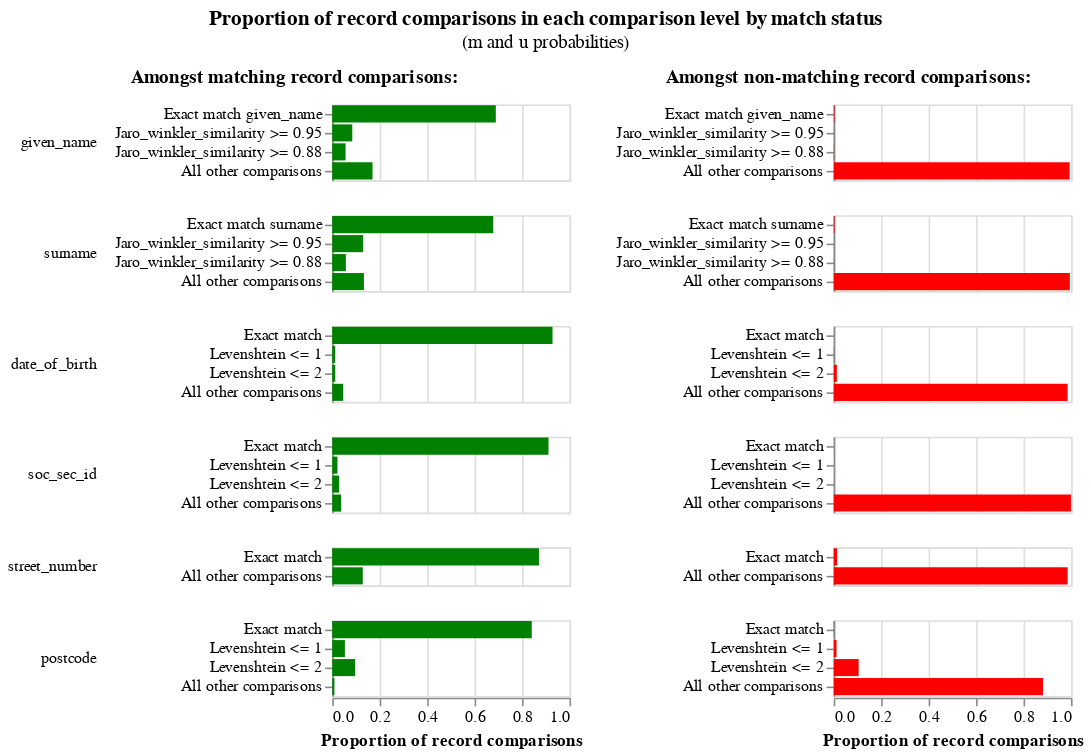

The cell this chart's notebook holds for it:
### Markdown cell above
As well as the match weights, which give us an idea of the overall effect of each comparison level, we can also look at the individual `u` and `m` parameter estimates, which tells us about the prevalence of coincidences and mistakes (for further details/explanation about this see [this article](https://www.robinlinacre.com/maths_of_fellegi_sunter/)). We might want to revise aspects of our model based on the information we ascertain here.

Note however that some of these values are very small, which is why the match weight chart is often more useful for getting a decent picture of things.

### Code cell
# linker_simple.m_u_parameters_chart()
linker_detailed.m_u_parameters_chart()

### Figure 1 — Vega-Lite specification as saved in the notebook (floating-point values rounded to 4 significant figures)
{"$schema": "https://vega.github.io/schema/vega-lite/v4.json", "config": {"header": {"title": null}, "title": {"anchor": "middle", "offset": 10}, "view": {"height": 300, "width": 400}}, "data": {"values": [{"bayes_factor": 209.3, "bayes_factor_description": "If comparison level is `exact match given_name` then comparison is 209.33 times more likely to be a match", "comparison_name": "given_name", "comparison_sort_order": 0, "comparison_vector_value": 3, "has_tf_adjustments": true, "is_null_level": false, "label_for_charts": "Exact match given_name", "log2_bayes_factor": 7.71, "m_probability": 0.6894, "m_probability_description": "Amongst matching record comparisons, 68.94% of records are in the exact match given_name comparison level", "max_comparison_vector_value": 3, "probability_two_random_records_match": 0.0002383, "sql_condition": "\"given_name_l\" = \"given_name_r\"", "tf_adjustment_column": "given_name", "tf_adjustment_weight": 1, "u_probability": 0.003293, "u_probability_description": "Amongst non-matching record comparisons, 0.33% of records are in the exact match given_name comparison level"}, {"bayes_factor": 110.0, "bayes_factor_description": "If comparison level is `jaro_winkler_similarity >= 0.95` then comparison is 110.02 times more likely to be a match", "comparison_name": "given_name", "comparison_sort_order": 0, "comparison_vector_value": 2, "has_tf_adjustments": false, "is_null_level": false, "label_for_charts": "Jaro_winkler_similarity >= 0.95", "log2_bayes_factor": 6.782, "m_probability": 0.08457, "m_probability_description": "Amongst matching record comparisons, 8.46% of records are in the jaro_winkler_similarity >= 0.95 comparison level", "max_comparison_vector_value": 3, "probability_two_random_records_match": 0.0002383, "sql_condition": "jaro_winkler_similarity(\"given_name_l\", \"given_name_r\") >= 0.95", "tf_adjustment_column": null, "tf_adjustment_weight": 1, "u_probability": 0.0007687, "u_probability_description": "Amongst non-matching record comparisons, 0.08% of records are in the jaro_winkler_similarity >= 0.95 comparison level"}, {"bayes_factor": 35.33, "bayes_factor_description": "If comparison level is `jaro_winkler_similarity >= 0.88` then comparison is 35.33 times more likely to be a match", "comparison_name": "given_name", "comparison_sort_order": 0, "comparison_vector_value": 1, "has_tf_adjustments": false, "is_null_level": false, "label_for_charts": "Jaro_winkler_similarity >= 0.88", "log2_bayes_factor": 5.143, "m_probability": 0.05631, "m_probability_description": "Amongst matching record comparisons, 5.63% of records are in the jaro_winkler_similarity >= 0.88 comparison level", "max_comparison_vector_value": 3, "probability_two_random_records_match": 0.0002383, "sql_condition": "jaro_winkler_similarity(\"given_name_l\", \"given_name_r\") >= 0.88", "tf_adjustment_column": null, "tf_adjustment_weight": 1, "u_probability": 0.001594, "u_probability_description": "Amongst non-matching record comparisons, 0.16% of records are in the jaro_winkler_similarity >= 0.88 comparison level"}, {"bayes_factor": 0.1707, "bayes_factor_description": "If comparison level is `all other comparisons` then comparison is  5.86 times less likely to be a match", "comparison_name": "given_name", "comparison_sort_order": 0, "comparison_vector_value": 0, "has_tf_adjustments": false, "is_null_level": false, "label_for_charts": "All other comparisons", "log2_bayes_factor": -2.55, "m_probability": 0.1697, "m_probability_description": "Amongst matching record comparisons, 16.97% of records are in the all other comparisons comparison level", "max_comparison_vector_value": 3, "probability_two_random_records_match": 0.0002383, "sql_condition": "ELSE", "tf_adjustment_column": null, "tf_adjustment_weight": 1, "u_probability": 0.9943, "u_probability_description": "Amongst non-matching record comparisons, 99.43% of records are in the all other comparisons comparison level"}, {"bayes_factor": 194.6, "bayes_factor_description": "If comparison level is `exact match surname` then comparison is 194.63 times more likely to be a match", "comparison_name": "surname", "comparison_sort_order": 1, "comparison_vector_value": 3, "has_tf_adjustments": true, "is_null_level": false, "label_for_charts": "Exact match surname", "log2_bayes_factor": 7.605, "m_probability": 0.6785, "m_probability_description": "Amongst matching record comparisons, 67.85% of records are in the exact match surname comparison level", "max_comparison_vector_value": 3, "probability_two_random_records_match": 0.0002383, "sql_condition": "\"surname_l\" = \"surname_r\"", "tf_adjustment_column": "surname", "tf_adjustment_weight": 1, "u_probability": 0.003486, "u_probability_description": "Amongst non-matching record comparisons, 0.35% of records are in the exact match surname comparison level"}, {"bayes_factor": 244.8, "bayes_factor_description": "If comparison level is `jaro_winkler_similarity >= 0.95` then comparison is 244.83 times more likely to be a match", "comparison_name": "surname", "comparison_sort_order": 1, "comparison_vector_value": 2, "has_tf_adjustments": false, "is_null_level": false, "label_for_charts": "Jaro_winkler_similarity >= 0.95", "log2_bayes_factor": 7.936, "m_probability": 0.1304, "m_probability_description": "Amongst matching record comparisons, 13.04% of records are in the jaro_winkler_similarity >= 0.95 comparison level", "max_comparison_vector_value": 3, "probability_two_random_records_match": 0.0002383, "sql_condition": "jaro_winkler_similarity(\"surname_l\", \"surname_r\") >= 0.95", "tf_adjustment_column": null, "tf_adjustment_weight": 1, "u_probability": 0.0005326, "u_probability_description": "Amongst non-matching record comparisons, 0.05% of records are in the jaro_winkler_similarity >= 0.95 comparison level"}, {"bayes_factor": 65.4, "bayes_factor_description": "If comparison level is `jaro_winkler_similarity >= 0.88` then comparison is 65.40 times more likely to be a match", "comparison_name": "surname", "comparison_sort_order": 1, "comparison_vector_value": 1, "has_tf_adjustments": false, "is_null_level": false, "label_for_charts": "Jaro_winkler_similarity >= 0.88", "log2_bayes_factor": 6.031, "m_probability": 0.05758, "m_probability_description": "Amongst matching record comparisons, 5.76% of records are in the jaro_winkler_similarity >= 0.88 comparison level", "max_comparison_vector_value": 3, "probability_two_random_records_match": 0.0002383, "sql_condition": "jaro_winkler_similarity(\"surname_l\", \"surname_r\") >= 0.88", "tf_adjustment_column": null, "tf_adjustment_weight": 1, "u_probability": 0.0008805, "u_probability_description": "Amongst non-matching record comparisons, 0.09% of records are in the jaro_winkler_similarity >= 0.88 comparison level"}, {"bayes_factor": 0.1342, "bayes_factor_description": "If comparison level is `all other comparisons` then comparison is  7.45 times less likely to be a match", "comparison_name": "surname", "comparison_sort_order": 1, "comparison_vector_value": 0, "has_tf_adjustments": false, "is_null_level": false, "label_for_charts": "All other comparisons", "log2_bayes_factor": -2.897, "m_probability": 0.1336, "m_probability_description": "Amongst matching record comparisons, 13.36% of records are in the all other comparisons comparison level", "max_comparison_vector_value": 3, "probability_two_random_records_match": 0.0002383, "sql_condition": "ELSE", "tf_adjustment_column": null, "tf_adjustment_weight": 1, "u_probability": 0.9951, "u_probability_description": "Amongst non-matching record comparisons, 99.51% of records are in the all other comparisons comparison level"}, {"bayes_factor": 4234.0, "bayes_factor_description": "If comparison level is `exact match` then comparison is 4,233.56 times more likely to be a match", "comparison_name": "date_of_birth", "comparison_sort_order": 2, "comparison_vector_value": 3, "has_tf_adjustments": false, "is_null_level": false, "label_for_charts": "Exact match", "log2_bayes_factor": 12.05, "m_probability": 0.9283, "m_probability_description": "Amongst matching record comparisons, 92.83% of records are in the exact match comparison level", "max_comparison_vector_value": 3, "probability_two_random_records_match": 0.0002383, "sql_condition": "\"date_of_birth_l\" = \"date_of_birth_r\"", "tf_adjustment_column": null, "tf_adjustment_weight": 1, "u_probability": 0.0002193, "u_probability_description": "Amongst non-matching record comparisons, 0.02% of records are in the exact match comparison level"}, {"bayes_factor": 13.39, "bayes_factor_description": "If comparison level is `levenshtein <= 1` then comparison is 13.39 times more likely to be a match", "comparison_name": "date_of_birth", "comparison_sort_order": 2, "comparison_vector_value": 2, "has_tf_adjustments": false, "is_null_level": false, "label_for_charts": "Levenshtein <= 1", "log2_bayes_factor": 3.743, "m_probability": 0.01261, "m_probability_description": "Amongst matching record comparisons, 1.26% of records are in the levenshtein <= 1 comparison level", "max_comparison_vector_value": 3, "probability_two_random_records_match": 0.0002383, "sql_condition": "levenshtein(\"date_of_birth_l\", \"date_of_birth_r\") <= 1", "tf_adjustment_column": null, "tf_adjustment_weight": 1, "u_probability": 0.0009421, "u_probability_description": "Amongst non-matching record comparisons, 0.09% of records are in the levenshtein <= 1 comparison level"}, {"bayes_factor": 0.9662, "bayes_factor_description": "If comparison level is `levenshtein <= 2` then comparison is  1.03 times less likely to be a match", "comparison_name": "date_of_birth", "comparison_sort_order": 2, "comparison_vector_value": 1, "has_tf_adjustments": false, "is_null_level": false, "label_for_charts": "Levenshtein <= 2", "log2_bayes_factor": -0.04963, "m_probability": 0.0128, "m_probability_description": "Amongst matching record comparisons, 1.28% of records are in the levenshtein <= 2 comparison level", "max_comparison_vector_value": 3, "probability_two_random_records_match": 0.0002383, "sql_condition": "levenshtein(\"date_of_birth_l\", \"date_of_birth_r\") <= 2", "tf_adjustment_column": null, "tf_adjustment_weight": 1, "u_probability": 0.01325, "u_probability_description": "Amongst non-matching record comparisons, 1.33% of records are in the levenshtein <= 2 comparison level"}, {"bayes_factor": 0.04695, "bayes_factor_description": "If comparison level is `all other comparisons` then comparison is  21.30 times less likely to be a match", "comparison_name": "date_of_birth", "comparison_sort_order": 2, "comparison_vector_value": 0, "has_tf_adjustments": false, "is_null_level": false, "label_for_charts": "All other comparisons", "log2_bayes_factor": -4.413, "m_probability": 0.04627, "m_probability_description": "Amongst matching record comparisons, 4.63% of records are in the all other comparisons comparison level", "max_comparison_vector_value": 3, "probability_two_random_records_match": 0.0002383, "sql_condition": "ELSE", "tf_adjustment_column": null, "tf_adjustment_weight": 1, "u_probability": 0.9856, "u_probability_description": "Amongst non-matching record comparisons, 98.56% of records are in the all other comparisons comparison level"}, {"bayes_factor": 4979.0, "bayes_factor_description": "If comparison level is `exact match` then comparison is 4,979.28 times more likely to be a match", "comparison_name": "soc_sec_id", "comparison_sort_order": 3, "comparison_vector_value": 3, "has_tf_adjustments": false, "is_null_level": false, "label_for_charts": "Exact match", "log2_bayes_factor": 12.28, "m_probability": 0.9114, "m_probability_description": "Amongst matching record comparisons, 91.14% of records are in the exact match comparison level", "max_comparison_vector_value": 3, "probability_two_random_records_match": 0.0002383, "sql_condition": "\"soc_sec_id_l\" = \"soc_sec_id_r\"", "tf_adjustment_column": null, "tf_adjustment_weight": 1, "u_probability": 0.000183, "u_probability_description": "Amongst non-matching record comparisons, 0.02% of records are in the exact match comparison level"}, {"bayes_factor": 1828.0, "bayes_factor_description": "If comparison level is `levenshtein <= 1` then comparison is 1,828.48 times more likely to be a match", "comparison_name": "soc_sec_id", "comparison_sort_order": 3, "comparison_vector_value": 2, "has_tf_adjustments": false, "is_null_level": false, "label_for_charts": "Levenshtein <= 1", "log2_bayes_factor": 10.84, "m_probability": 0.022, "m_probability_description": "Amongst matching record comparisons, 2.20% of records are in the levenshtein <= 1 comparison level", "max_comparison_vector_value": 3, "probability_two_random_records_match": 0.0002383, "sql_condition": "levenshtein(\"soc_sec_id_l\", \"soc_sec_id_r\") <= 1", "tf_adjustment_column": null, "tf_adjustment_weight": 1, "u_probability": 1.203e-05, "u_probability_description": "Amongst non-matching record comparisons, 0.00% of records are in the levenshtein <= 1 comparison level"}, {"bayes_factor": 139.0, "bayes_factor_description": "If comparison level is `levenshtein <= 2` then comparison is 139.02 times more likely to be a match", "comparison_name": "soc_sec_id", "comparison_sort_order": 3, "comparison_vector_value": 1, "has_tf_adjustments": false, "is_null_level": false, "label_for_charts": "Levenshtein <= 2", "log2_bayes_factor": 7.119, "m_probability": 0.02915, "m_probability_description": "Amongst matching record comparisons, 2.91% of records are in the levenshtein <= 2 comparison level", "max_comparison_vector_value": 3, "probability_two_random_records_match": 0.0002383, "sql_condition": "levenshtein(\"soc_sec_id_l\", \"soc_sec_id_r\") <= 2", "tf_adjustment_column": null, "tf_adjustment_weight": 1, "u_probability": 0.0002097, "u_probability_description": "Amongst non-matching record comparisons, 0.02% of records are in the levenshtein <= 2 comparison level"}, {"bayes_factor": 0.03751, "bayes_factor_description": "If comparison level is `all other comparisons` then comparison is  26.66 times less likely to be a match", "comparison_name": "soc_sec_id", "comparison_sort_order": 3, "comparison_vector_value": 0, "has_tf_adjustments": false, "is_null_level": false, "label_for_charts": "All other comparisons", "log2_bayes_factor": -4.737, "m_probability": 0.03749, "m_probability_description": "Amongst matching record comparisons, 3.75% of records are in the all other comparisons comparison level", "max_comparison_vector_value": 3, "probability_two_random_records_match": 0.0002383, "sql_condition": "ELSE", "tf_adjustment_column": null, "tf_adjustment_weight": 1, "u_probability": 0.9996, "u_probability_description": "Amongst non-matching record comparisons, 99.96% of records are in the all other comparisons comparison level"}, {"bayes_factor": 60.87, "bayes_factor_description": "If comparison level is `exact match` then comparison is 60.87 times more likely to be a match", "comparison_name": "street_number", "comparison_sort_order": 4, "comparison_vector_value": 1, "has_tf_adjustments": true, "is_null_level": false, "label_for_charts": "Exact match", "log2_bayes_factor": 5.928, "m_probability": 0.8712, "m_probability_description": "Amongst matching record comparisons, 87.12% of records are in the exact match comparison level", "max_comparison_vector_value": 1, "probability_two_random_records_match": 0.0002383, "sql_condition": "\"street_number_l\" = \"street_number_r\"", "tf_adjustment_column": "street_number", "tf_adjustment_weight": 1, "u_probability": 0.01431, "u_probability_description": "Amongst non-matching record comparisons, 1.43% of records are in the exact match comparison level"}, {"bayes_factor": 0.1306, "bayes_factor_description": "If comparison level is `all other comparisons` then comparison is  7.65 times less likely to be a match", "comparison_name": "street_number", "comparison_sort_order": 4, "comparison_vector_value": 0, "has_tf_adjustments": false, "is_null_level": false, "label_for_charts": "All other comparisons", "log2_bayes_factor": -2.936, "m_probability": 0.1288, "m_probability_description": "Amongst matching record comparisons, 12.88% of records are in the all other comparisons comparison level", "max_comparison_vector_value": 1, "probability_two_random_records_match": 0.0002383, "sql_condition": "ELSE", "tf_adjustment_column": null, "tf_adjustment_weight": 1, "u_probability": 0.9857, "u_probability_description": "Amongst non-matching record comparisons, 98.57% of records are in the all other comparisons comparison level"}, {"bayes_factor": 729.1, "bayes_factor_description": "If comparison level is `exact match` then comparison is 729.08 times more likely to be a match", "comparison_name": "postcode", "comparison_sort_order": 5, "comparison_vector_value": 3, "has_tf_adjustments": true, "is_null_level": false, "label_for_charts": "Exact match", "log2_bayes_factor": 9.51, "m_probability": 0.8409, "m_probability_description": "Amongst matching record comparisons, 84.09% of records are in the exact match comparison level", "max_comparison_vector_value": 3, "probability_two_random_records_match": 0.0002383, "sql_condition": "\"postcode_l\" = \"postcode_r\"", "tf_adjustment_column": "postcode", "tf_adjustment_weight": 1, "u_probability": 0.001153, "u_probability_description": "Amongst non-matching record comparisons, 0.12% of records are in the exact match comparison level"}, {"bayes_factor": 4.518, "bayes_factor_description": "If comparison level is `levenshtein <= 1` then comparison is 4.52 times more likely to be a match", "comparison_name": "postcode", "comparison_sort_order": 5, "comparison_vector_value": 2, "has_tf_adjustments": false, "is_null_level": false, "label_for_charts": "Levenshtein <= 1", "log2_bayes_factor": 2.176, "m_probability": 0.05341, "m_probability_description": "Amongst matching record comparisons, 5.34% of records are in the levenshtein <= 1 comparison level", "max_comparison_vector_value": 3, "probability_two_random_records_match": 0.0002383, "sql_condition": "levenshtein(\"postcode_l\", \"postcode_r\") <= 1", "tf_adjustment_column": null, "tf_adjustment_weight": 1, "u_probability": 0.01182, "u_probability_description": "Amongst non-matching record comparisons, 1.18% of records are in the levenshtein <= 1 comparison level"}, {"bayes_factor": 0.9179, "bayes_factor_description": "If comparison level is `levenshtein <= 2` then comparison is  1.09 times less likely to be a match", "comparison_name": "postcode", "comparison_sort_order": 5, "comparison_vector_value": 1, "has_tf_adjustments": false, "is_null_level": false, "label_for_charts": "Levenshtein <= 2", "log2_bayes_factor": -0.1236, "m_probability": 0.09649, "m_probability_description": "Amongst matching record comparisons, 9.65% of records are in the levenshtein <= 2 comparison level", "max_comparison_vector_value": 3, "probability_two_random_records_match": 0.0002383, "sql_condition": "levenshtein(\"postcode_l\", \"postcode_r\") <= 2", "tf_adjustment_column": null, "tf_adjustment_weight": 1, "u_probability": 0.1051, "u_probability_description": "Amongst non-matching record comparisons, 10.51% of records are in the levenshtein <= 2 comparison level"}, {"bayes_factor": 0.01045, "bayes_factor_description": "If comparison level is `all other comparisons` then comparison is  95.70 times less likely to be a match", "comparison_name": "postcode", "comparison_sort_order": 5, "comparison_vector_value": 0, "has_tf_adjustments": false, "is_null_level": false, "label_for_charts": "All other comparisons", "log2_bayes_factor": -6.58, "m_probability": 0.009216, "m_probability_description": "Amongst matching record comparisons, 0.92% of records are in the all other comparisons comparison level", "max_comparison_vector_value": 3, "probability_two_random_records_match": 0.0002383, "sql_condition": "ELSE", "tf_adjustment_column": null, "tf_adjustment_weight": 1, "u_probability": 0.8819, "u_probability_description": "Amongst non-matching record comparisons, 88.19% of records are in the all other comparisons comparison level"}]}, "hconcat": [{"encoding": {"color": {"value": "green"}, "row": {"field": "comparison_name", "header": {"labelAlign": "left", "labelAnchor": "middle", "labelAngle": 0}, "sort": {"field": "comparison_sort_order"}, "type": "nominal"}, "tooltip": [{"field": "m_probability_description", "title": "m probability description", "type": "nominal"}, {"field": "comparison_name", "title": "Comparison column name", "type": "nominal"}, {"field": "label_for_charts", "title": "Label", "type": "ordinal"}, {"field": "sql_condition", "title": "SQL condition", "type": "nominal"}, {"field": "m_probability", "format": ".4p", "title": "m probability", "type": "quantitative"}, {"field": "u_probability", "format": ".4p", "title": "u probability", "type": "quantitative"}, {"field": "bayes_factor", "format": ",.4f", "title": "Bayes factor = m/u", "type": "quantitative"}, {"field": "log2_bayes_factor", "format": ",.4f", "title": "Match weight = log2(m/u)", "type": "quantitative"}], "x": {"axis": {"title": "Proportion of record comparisons"}, "field": "m_probability", "type": "quantitative"}, "y": {"axis": {"title": null}, "field": "label_for_charts", "sort": {"field": "comparison_vector_value", "order": "descending"}, "type": "nominal"}}, "height": {"step": 12}, "mark": "bar", "resolve": {"scale": {"y": "independent"}}, "title": {"fontSize": 12, "fontWeight": "bold", "text": "Amongst matching record comparisons:"}, "transform": [{"filter": "(datum.bayes_factor != 'no-op filter due to vega lite issue 4680')"}], "width": 150}, {"encoding": {"color": {"value": "red"}, "row": {"field": "comparison_name", "header": {"labels": false}, "sort": {"field": "comparison_sort_order"}, "type": "nominal"}, "tooltip": [{"field": "u_probability_description", "title": "u probability description", "type": "nominal"}, {"field": "comparison_name", "title": "Comparison column name", "type": "nominal"}, {"field": "label_for_charts", "title": "Label", "type": "ordinal"}, {"field": "sql_condition", "title": "SQL condition", "type": "nominal"}, {"field": "m_probability", "format": ".4p", "title": "m probability", "type": "quantitative"}, {"field": "u_probability", "format": ".4p", "title": "u probability", "type": "quantitative"}, {"field": "bayes_factor", "format": ",.4f", "title": "Bayes factor = m/u", "type": "quantitative"}, {"field": "log2_bayes_factor", "format": ",.4f", "title": "Match weight = log2(m/u)", "type": "quantitative"}], "x": {"axis": {"title": "Proportion of record comparisons"}, "field": "u_probability", "type": "quantitative"}, "y": {"axis": {"title": null}, "field": "label_for_charts", "sort": {"field": "comparison_vector_value", "order": "descending"}, "type": "nominal"}}, "height": {"step": 12}, "mark": "bar", "resolve": {"scale": {"y": "independent"}}, "title": {"fontSize": 12, "fontWeight": "bold", "text": "Amongst non-matching record comparisons:"}, "transform": [{"filter": "(datum.bayes_factor != 'no-op filter2 due to vega lite issue 4680')"}], "width": 150}], "title": {"subtitle": "(m and u probabilities)", "text": "Proportion of record comparisons in each comparison level by match status"}}
